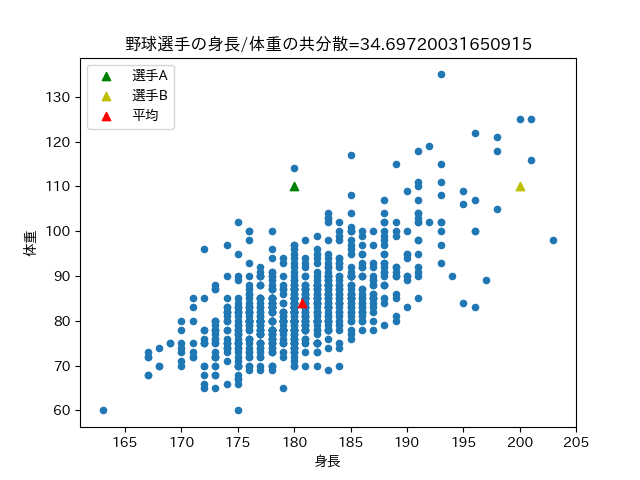

Write the Python code that produced this figure.
import imp
import math

import pandas as pd
import numpy as np
from matplotlib import pylab as plt
from scipy.spatial.distance import euclidean
import japanize_matplotlib 

baseball=pd.read_csv("C:/Users/Takum/programing/math-program-github/math-program-book-master/9_data/プロ野球/プロ野球選手身長体重.csv")
cov_mtrx=np.cov(baseball['身長'],baseball['体重'])
cov_mtrx_inv=np.array([
    [cov_mtrx[1][1],-cov_mtrx[0][1]],
    [-cov_mtrx[1][0],cov_mtrx[0][0]],
]) / (cov_mtrx[0][0]*cov_mtrx[1][1]- cov_mtrx[0][1]*cov_mtrx[1][0])

def mahal(x,y,cov_mtrx_inv):
    return np.sqrt((x-y).dot(cov_mtrx_inv).dot((x-y).T))

a=np.array([180,110])
b=np.array([200,110])
avg=np.array([np.mean(baseball['身長']),np.mean(baseball['体重'])])
df=pd.DataFrame([[euclidean(avg,a),mahal(avg,a,cov_mtrx_inv)],
            [euclidean(avg,b),mahal(avg,b,cov_mtrx_inv)]],
            index=['選手A','選手B'],columns=['ユーグリッド距離','マハラノビス距離'])
df.to_csv('mahal.csv')
print(df)

baseball_cov=np.cov(baseball['身長'],baseball['体重'])[0][1]
baseball.plot(kind='scatter',x='身長',y='体重',
            title='野球選手の身長/体重の共分散={0}'.format(baseball_cov))
plt.scatter(*a,c='g',marker='^',label='選手A')
plt.scatter(b[0],b[1],c='y',marker='^',label='選手B')
plt.scatter(avg[0],avg[1],c='r',marker='^',label='平均')
plt.legend()
plt.savefig('mahal.png')
plt.show()